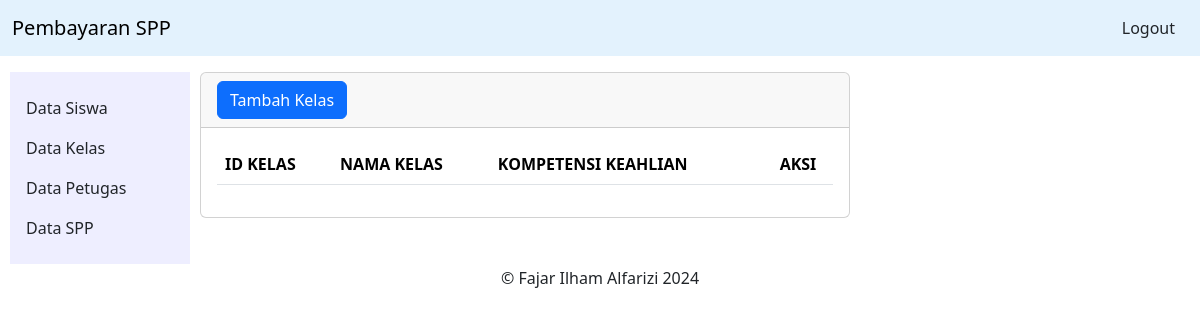
The app's page /kelas/index.php, older data.
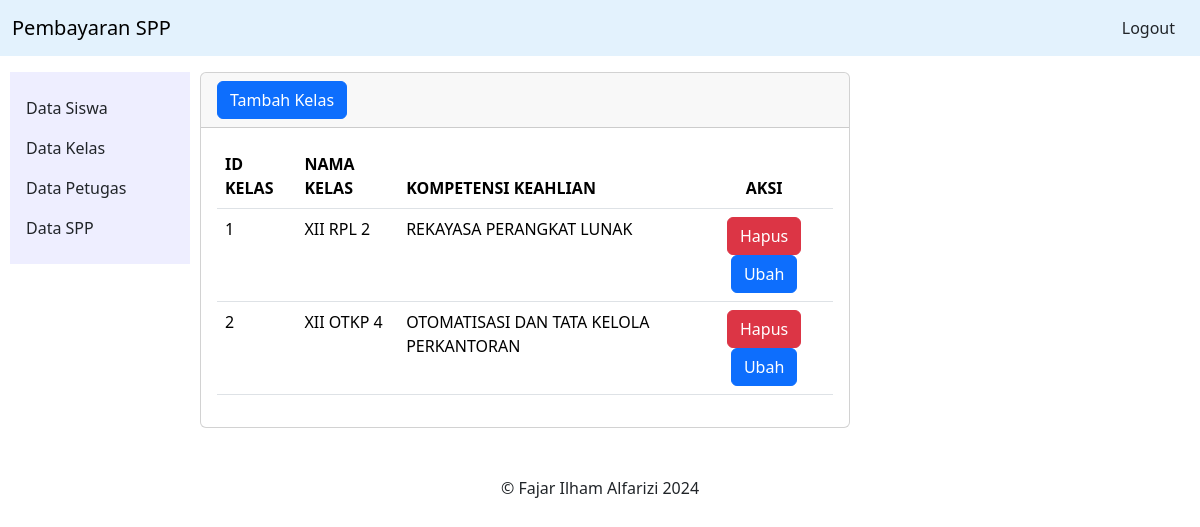
The same page, newer data.
### tables this page shows
CREATE TABLE kelas (
  id_kelas INTEGER NOT NULL AUTO_INCREMENT PRIMARY KEY,
  nama_kelas VARCHAR(10) NOT NULL,
  kompetensi_keahlian VARCHAR(50)
);

### kelas/index.php (the view, shortened to what this page needs)
<?php
require_once '../layout/header.php';
?>
<?php
require_once '../helper/db.php';
$sql = "SELECT * FROM kelas";
$result = mysqli_query($db, $sql);
$data_kelas = mysqli_fetch_all($result, MYSQLI_ASSOC);
?>
<div class="card" style="width: 650px;">
    <div class="card-header">
        <a href="tambah.php" class="btn btn-primary">Tambah Kelas</a>
    </div>
    <div class="card-body">
        <table class="table">
            <thead>
                <tr>
                    <th>ID KELAS</th>
                    <th>NAMA KELAS</th>
                    <th>KOMPETENSI KEAHLIAN</th>
                    <th class="text-center">AKSI</th>
                </tr>
            </thead>
            <tbody>
                <?php foreach ($data_kelas as $kelas) { ?>
                    <tr>
                        <td><?= $kelas['id_kelas'] ?></td>
                        <td><?= $kelas['nama_kelas'] ?></td>
                        <td><?= $kelas['kompetensi_keahlian'] ?></td>
                        <td class="text-center">
                            <a onclick="return confirm('Anda ingin menghapus data kelas ini?')" href="hapus.php?id_kelas=<?= $kelas['id_kelas'] ?>" class="btn btn-danger">Hapus</a>
                            <a href="ubah.php?id_kelas=<?= $kelas['id_kelas'] ?>" class="btn btn-primary">Ubah</a>
                        </td>
                    </tr>
                <?php } ?>
            </tbody>
        </table>
    </div>
</div>
<?php require_once '../layout/footer.php'; ?>

Row changes from the older to the newer data that the page shows:
added kelas: id_kelas "1", nama_kelas "XII RPL 2", kompetensi_keahlian "REKAYASA PERANGKAT LUNAK"
added kelas: id_kelas "2", nama_kelas "XII OTKP 4", kompetensi_keahlian "OTOMATISASI DAN TATA KELOLA PERKANTORAN"
